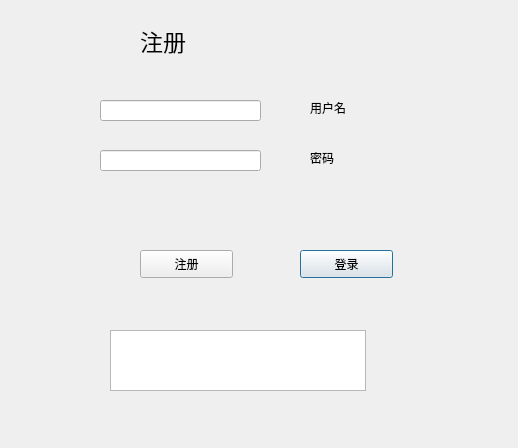
<?xml version="1.0" encoding="UTF-8"?>
<ui version="4.0">
 <class>registerwindow</class>
 <widget class="QDialog" name="registerwindow">
  <property name="geometry">
   <rect>
    <x>0</x>
    <y>0</y>
    <width>518</width>
    <height>448</height>
   </rect>
  </property>
  <property name="windowTitle">
   <string>Dialog</string>
  </property>
  <widget class="QLineEdit" name="lineEdit_2">
   <property name="geometry">
    <rect>
     <x>100</x>
     <y>150</y>
     <width>161</width>
     <height>21</height>
    </rect>
   </property>
  </widget>
  <widget class="QLineEdit" name="lineEdit">
   <property name="geometry">
    <rect>
     <x>100</x>
     <y>100</y>
     <width>161</width>
     <height>21</height>
    </rect>
   </property>
  </widget>
  <widget class="QLabel" name="label_2">
   <property name="geometry">
    <rect>
     <x>310</x>
     <y>100</y>
     <width>72</width>
     <height>15</height>
    </rect>
   </property>
   <property name="text">
    <string>用户名</string>
   </property>
  </widget>
  <widget class="QLabel" name="label_3">
   <property name="geometry">
    <rect>
     <x>310</x>
     <y>150</y>
     <width>72</width>
     <height>15</height>
    </rect>
   </property>
   <property name="text">
    <string>密码</string>
   </property>
  </widget>
  <widget class="QLabel" name="label">
   <property name="geometry">
    <rect>
     <x>140</x>
     <y>10</y>
     <width>71</width>
     <height>61</height>
    </rect>
   </property>
   <property name="font">
    <font>
     <pointsize>17</pointsize>
    </font>
   </property>
   <property name="text">
    <string>注册</string>
   </property>
  </widget>
  <widget class="QPushButton" name="pushButton_2">
   <property name="geometry">
    <rect>
     <x>300</x>
     <y>250</y>
     <width>93</width>
     <height>28</height>
    </rect>
   </property>
   <property name="text">
    <string>登录</string>
   </property>
  </widget>
  <widget class="QPushButton" name="pushButton">
   <property name="geometry">
    <rect>
     <x>140</x>
     <y>250</y>
     <width>93</width>
     <height>28</height>
    </rect>
   </property>
   <property name="text">
    <string>注册</string>
   </property>
  </widget>
  <widget class="QTextBrowser" name="textBrowser">
   <property name="geometry">
    <rect>
     <x>110</x>
     <y>330</y>
     <width>256</width>
     <height>61</height>
    </rect>
   </property>
  </widget>
 </widget>
 <resources/>
 <connections/>
</ui>
